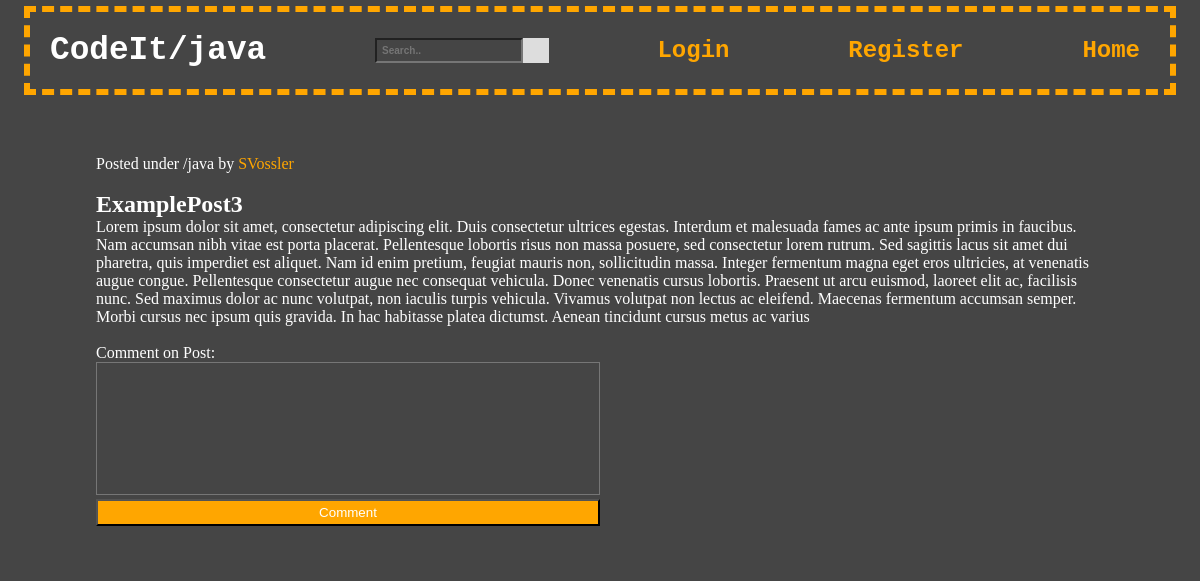
The page /post?post_id=3 on the database its author committed.
### tables this page shows
CREATE TABLE ForumPost(
        PostId INTEGER PRIMARY KEY NOT NULL,
        PostedBy TEXT NOT NULL,
        PostTitle TEXT NOT NULL,
        PostContent TEXT NOT NULL,
        PostSubForum TEXT NOT NULL,
        Upvotes INTEGER NOT NULL,
        Downvotes INTEGER NOT NULL
    );

### run.py (the view)
@app.route("/post")
def post():
    id = request.args.get('post_id')
    con = sql.connect("ForumPosts.db")
    con.row_factory = sql.Row
    cur = con.cursor()
    sql_select_query = """select * from ForumPost WHERE\
        PostId = ?"""
    cur.execute(sql_select_query, (id,))
    post = cur.fetchone()
    con.close()
    postDict = None
    if post:
        postDict = {
            "postId": post[0],
            "postedBy": post[1],
            "title": post[2],
            "content": post[3],
            "subforum": post[4]
        }
    con = sql.connect("PostComments.db")
    con.row_factory = sql.Row
    cur = con.cursor()
    sql_select_query = """select * from PostComment where\
        PostId = ?"""
    cur.execute(sql_select_query, (id,))
    comments = cur.fetchall()
    print(comments)
    con.close()
    return render_template('post.html',
            postDict = postDict, comments=comments )

### templates/post.html (shortened to what this page needs)
<!DOCTYPE html>
<html lang="en">
<head>
    <link href="../static/post.css" rel="stylesheet">
</head>
<body>
    <nav class="nav-bar">
        <div class="forum-logo">
          <h3>CodeIt/{{postDict['subforum']}}</h3>
        </div>
        <div class="search-container">
          <form action="/index">
            <input type="text" placeholder="Search.." name="search">
            <button type="submit"></button>
          </form>
        </div>
        {% if not session['logged_in'] %}
          <a href="/login-clicked">Login</a>
          <a href="/register">Register</a>
        {% endif %}
        <a href="/index">Home</a>
    </nav>
    <div class="post-container">
      <header>
        <p>Posted under /{{postDict["subforum"]}} by <a href="{{url_for('profile', posted_by=postDict['postedBy'])}}">{{postDict["postedBy"]}}</a> </p> <br />
        <h2>{{postDict["title"]}}</h2>
      </header>
      <article>
        <p>{{postDict["content"]}}</p> <br />
      </article>
      <footer>
        <p>Comment on Post:
          </p>
        <div class="comment-input-container">
          <form action="{{ url_for('comment_submit', post_id=postDict['postId']) }}" method="post">
            <textarea class="comment-input" name="comment-content"></textarea>
            <input class="button" type="submit" value="Comment" />
          </form>
        </div>
        <br/>
        <br/>
        <br/>
      </footer>
    </div>
</body>
</html>

### static/post.css (style rules this page uses)
* { margin: 0; padding: 0; background-color: rgb(69, 69, 69); }
.nav-bar { background-color: rgb(69, 69, 69); color: #fff; font-family: "Courier New", "Lucida Console", Monaco, Consolas, monospace; display: flex; flex-wrap: wrap; justify-content: space-between; align-items: center; margin-top: 0.5%; margin-bottom: 5%; margin-right: 2%; margin-left: 2%; padding: 20px; border: 0.75ex dashed hsl(39, 100%, 50%); }
.forum-logo { font-size: 28px; display: flex; align-items: center; }
.nav-bar .search-container { border: none; }
.nav-bar input[type=text] { font-size: 10px; font-weight: bold; padding: 5px; }
.nav-bar .search-container button { float: right; padding: 12.75px; background: #ddd; font-size: 10px; border: none; cursor: pointer; }
nav a { font-size: 24px; margin-right: 10px; color: hsl(39, 100%, 50%); font-weight: bold; }
a:link { text-decoration: none; }
.post-container { color: #fff; margin-right: 8%; margin-left: 8%; }
header a, footer a { color: hsl(39, 100%, 50%); }
.comment-input { width: 50%; height: 10em; box-sizing: border-box; resize: none; color: #fff; }
.button { height: 2em; width: 50%; margin-right: 50%; background-color:hsl(39, 100%, 50%); color: #fff; float: right; }

### rows shown on the page
ForumPost: subforum "java", postedBy "SVossler", title "ExamplePost3", content "Lorem ipsum dolor sit amet, consectetur adipiscing elit. Duis consectetur ultrices egestas. Interdum et malesuada fames ac ante ipsum primis in faucibus. Nam accumsan nibh vitae est porta placerat. Pellentesque lobortis risus non massa posuere, sed consectetur lorem rutrum. Sed sagittis lacus sit amet dui pharetra, quis imperdiet est aliquet. Nam id enim pretium, feugiat mauris non, sollicitudin massa. Integer fermentum magna eget eros ultricies, at venenatis augue congue. Pellentesque consectetur augue nec consequat vehicula. Donec venenatis cursus lobortis. Praesent ut arcu euismod, laoreet elit ac, facilisis nunc. Sed maximus dolor ac nunc volutpat, non iaculis turpis vehicula. Vivamus…"
